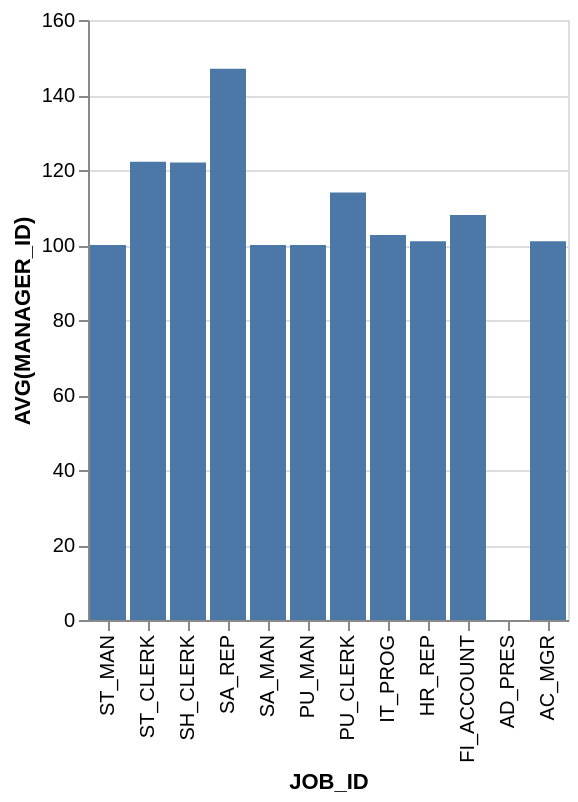

Vega-Lite specification stored for this chart:
### Vega-Lite specification from a JSON file in a GitHub repository (floating-point values rounded to 4 significant figures)
{"data": {"values": [{"x_data": "ST_MAN", "y_data": 100}, {"x_data": "ST_CLERK", "y_data": 122.2}, {"x_data": "SH_CLERK", "y_data": 122}, {"x_data": "SA_REP", "y_data": 147}, {"x_data": "SA_MAN", "y_data": 100}, {"x_data": "PU_MAN", "y_data": 100}, {"x_data": "PU_CLERK", "y_data": 114}, {"x_data": "IT_PROG", "y_data": 102.7}, {"x_data": "HR_REP", "y_data": 101}, {"x_data": "FI_ACCOUNT", "y_data": 108}, {"x_data": "AD_PRES", "y_data": 0}, {"x_data": "AC_MGR", "y_data": 101}]}, "mark": "bar", "encoding": {"x": {"field": "x_data", "type": "nominal", "title": "JOB_ID", "sort": "descending"}, "y": {"field": "y_data", "type": "quantitative", "title": "AVG(MANAGER_ID)"}}}
